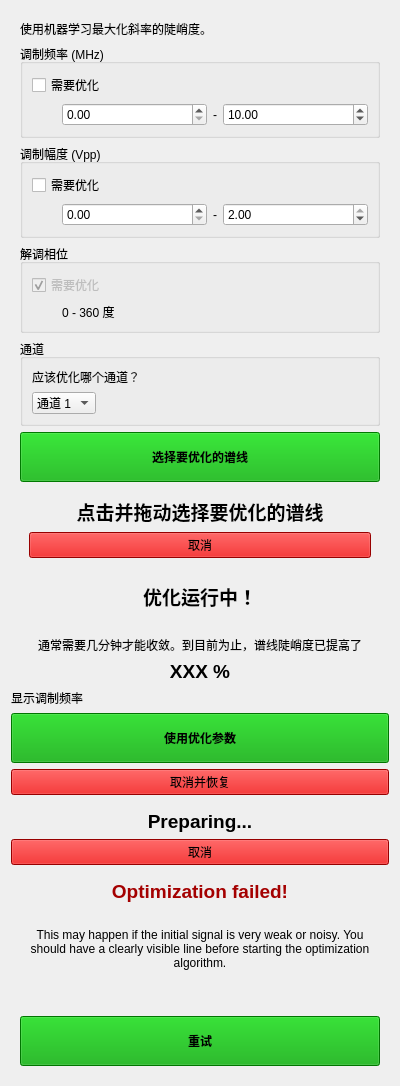
<?xml version="1.0" encoding="UTF-8"?>
<ui version="4.0">
 <class>Form</class>
 <widget class="QWidget" name="Form">
  <property name="geometry">
   <rect>
    <x>0</x>
    <y>0</y>
    <width>400</width>
    <height>1086</height>
   </rect>
  </property>
  <property name="windowTitle">
   <string>Form</string>
  </property>
  <layout class="QVBoxLayout" name="verticalLayout_2">
   <item>
    <widget class="QWidget" name="optimization_not_running_container" native="true">
     <layout class="QVBoxLayout" name="verticalLayout">
      <item>
       <widget class="QWidget" name="optimization_not_selecting" native="true">
        <layout class="QVBoxLayout" name="verticalLayout_22">
         <property name="leftMargin">
          <number>0</number>
         </property>
         <property name="topMargin">
          <number>0</number>
         </property>
         <property name="rightMargin">
          <number>0</number>
         </property>
         <property name="bottomMargin">
          <number>0</number>
         </property>
         <item>
          <widget class="QLabel" name="label_19">
           <property name="text">
            <string>使用机器学习最大化斜率的陡峭度。</string>
           </property>
           <property name="wordWrap">
            <bool>true</bool>
           </property>
          </widget>
         </item>
         <item>
          <widget class="QGroupBox" name="groupBox_14">
           <property name="title">
            <string>调制频率 (MHz)</string>
           </property>
           <layout class="QVBoxLayout" name="verticalLayout_29">
            <item>
             <widget class="QCheckBox" name="optimization_mod_freq">
              <property name="text">
               <string>需要优化</string>
              </property>
             </widget>
            </item>
            <item>
             <layout class="QHBoxLayout" name="horizontalLayout_28">
              <property name="leftMargin">
               <number>30</number>
              </property>
              <item>
               <widget class="CustomDoubleSpinBoxNoSign" name="optimization_mod_freq_min"/>
              </item>
              <item>
               <widget class="QLabel" name="label_24">
                <property name="sizePolicy">
                 <sizepolicy hsizetype="Fixed" vsizetype="Preferred">
                  <horstretch>0</horstretch>
                  <verstretch>0</verstretch>
                 </sizepolicy>
                </property>
                <property name="text">
                 <string>-</string>
                </property>
               </widget>
              </item>
              <item>
               <widget class="CustomDoubleSpinBoxNoSign" name="optimization_mod_freq_max">
                <property name="sizePolicy">
                 <sizepolicy hsizetype="Minimum" vsizetype="Fixed">
                  <horstretch>0</horstretch>
                  <verstretch>0</verstretch>
                 </sizepolicy>
                </property>
                <property name="value">
                 <double>10.000000000000000</double>
                </property>
               </widget>
              </item>
             </layout>
            </item>
           </layout>
          </widget>
         </item>
         <item>
          <widget class="QGroupBox" name="groupBox_15">
           <property name="title">
            <string>调制幅度 (Vpp)</string>
           </property>
           <layout class="QVBoxLayout" name="verticalLayout_30">
            <item>
             <widget class="QCheckBox" name="optimization_mod_amp">
              <property name="text">
               <string>需要优化</string>
              </property>
             </widget>
            </item>
            <item>
             <layout class="QHBoxLayout" name="horizontalLayout_29">
              <property name="leftMargin">
               <number>30</number>
              </property>
              <item>
               <widget class="CustomDoubleSpinBoxNoSign" name="optimization_mod_amp_min">
                <property name="maximum">
                 <double>2.000000000000000</double>
                </property>
               </widget>
              </item>
              <item>
               <widget class="QLabel" name="label_18">
                <property name="sizePolicy">
                 <sizepolicy hsizetype="Fixed" vsizetype="Preferred">
                  <horstretch>0</horstretch>
                  <verstretch>0</verstretch>
                 </sizepolicy>
                </property>
                <property name="text">
                 <string>-</string>
                </property>
               </widget>
              </item>
              <item>
               <widget class="CustomDoubleSpinBoxNoSign" name="optimization_mod_amp_max">
                <property name="maximum">
                 <double>2.000000000000000</double>
                </property>
                <property name="value">
                 <double>2.000000000000000</double>
                </property>
               </widget>
              </item>
             </layout>
            </item>
           </layout>
          </widget>
         </item>
         <item>
          <widget class="QGroupBox" name="groupBox_17">
           <property name="title">
            <string>解调相位</string>
           </property>
           <layout class="QVBoxLayout" name="verticalLayout_27">
            <item>
             <widget class="QCheckBox" name="checkBox">
              <property name="enabled">
               <bool>false</bool>
              </property>
              <property name="text">
               <string>需要优化</string>
              </property>
              <property name="checked">
               <bool>true</bool>
              </property>
             </widget>
            </item>
            <item>
             <widget class="QLabel" name="label_25">
              <property name="text">
              <string>0 - 360 度</string>
             </property>
              <property name="indent">
               <number>30</number>
              </property>
             </widget>
            </item>
           </layout>
          </widget>
         </item>
         <item>
          <widget class="QGroupBox" name="optimization_channel_selector_box">
           <property name="title">
            <string>通道</string>
           </property>
           <layout class="QVBoxLayout" name="verticalLayout_26">
            <item>
             <widget class="QLabel" name="label_23">
              <property name="text">
              <string>应该优化哪个通道？</string>
             </property>
              <property name="wordWrap">
               <bool>true</bool>
              </property>
             </widget>
            </item>
            <item>
             <widget class="QComboBox" name="optimizationChannelComboBox">
              <property name="sizePolicy">
               <sizepolicy hsizetype="Fixed" vsizetype="Fixed">
                <horstretch>0</horstretch>
                <verstretch>0</verstretch>
               </sizepolicy>
              </property>
              <item>
               <property name="text">
                <string>通道 1</string>
               </property>
              </item>
              <item>
               <property name="text">
                <string>通道 2</string>
               </property>
              </item>
             </widget>
            </item>
           </layout>
          </widget>
         </item>
         <item>
          <widget class="QPushButton" name="startOptimizationPushButton">
           <property name="minimumSize">
            <size>
             <width>0</width>
             <height>50</height>
            </size>
           </property>
           <property name="font">
            <font>
             <weight>75</weight>
             <bold>true</bold>
            </font>
           </property>
           <property name="styleSheet">
            <string notr="true">background: #00aa00</string>
           </property>
           <property name="text">
             <string>选择要优化的谱线</string>
            </property>
          </widget>
         </item>
        </layout>
       </widget>
      </item>
      <item>
       <widget class="QWidget" name="optimization_selecting" native="true">
        <layout class="QVBoxLayout" name="verticalLayout_23">
         <item>
          <widget class="QLabel" name="label_20">
           <property name="text">
             <string>&lt;html&gt;&lt;head/&gt;&lt;body&gt;&lt;p align=&quot;center&quot;&gt;&lt;span style=&quot; font-size:14pt; font-weight:600;&quot;&gt;点击并拖动选择要优化的谱线&lt;/span&gt;&lt;/p&gt;&lt;/body&gt;&lt;/html&gt;</string>
            </property>
           <property name="scaledContents">
            <bool>false</bool>
           </property>
           <property name="alignment">
            <set>Qt::AlignCenter</set>
           </property>
           <property name="wordWrap">
            <bool>true</bool>
           </property>
          </widget>
         </item>
         <item>
          <widget class="QPushButton" name="abortOptimizationLineSelection">
           <property name="styleSheet">
            <string notr="true">background-color: #d40000;</string>
           </property>
           <property name="text">
             <string>取消</string>
            </property>
          </widget>
         </item>
        </layout>
       </widget>
      </item>
     </layout>
    </widget>
   </item>
   <item>
    <widget class="QWidget" name="optimization_running_container" native="true">
     <layout class="QVBoxLayout" name="verticalLayout_21">
      <property name="leftMargin">
       <number>0</number>
      </property>
      <property name="topMargin">
       <number>0</number>
      </property>
      <property name="rightMargin">
       <number>0</number>
      </property>
      <property name="bottomMargin">
       <number>0</number>
      </property>
      <item>
       <widget class="QLabel" name="label_14">
        <property name="text">
         <string>&lt;html&gt;&lt;head/&gt;&lt;body&gt;&lt;p&gt;&lt;span style=&quot; font-size:14pt; font-weight:600;&quot;&gt;优化运行中！&lt;/span&gt;&lt;br/&gt;&lt;/p&gt;&lt;p&gt;通常需要几分钟才能收敛。到目前为止，谱线陡峭度已提高了&lt;/p&gt;&lt;/body&gt;&lt;/html&gt;</string>
        </property>
        <property name="textFormat">
         <enum>Qt::RichText</enum>
        </property>
        <property name="alignment">
         <set>Qt::AlignCenter</set>
        </property>
        <property name="wordWrap">
         <bool>true</bool>
        </property>
       </widget>
      </item>
      <item>
       <widget class="QLabel" name="optimization_improvement">
        <property name="font">
         <font>
          <pointsize>14</pointsize>
          <weight>75</weight>
          <bold>true</bold>
         </font>
        </property>
        <property name="text">
         <string>XXX %</string>
        </property>
        <property name="alignment">
         <set>Qt::AlignCenter</set>
        </property>
       </widget>
      </item>
      <item>
       <widget class="QLabel" name="optimization_display_parameters">
        <property name="text">
         <string>显示调制频率</string>
        </property>
        <property name="textFormat">
         <enum>Qt::RichText</enum>
        </property>
        <property name="wordWrap">
         <bool>true</bool>
        </property>
       </widget>
      </item>
      <item>
       <widget class="QPushButton" name="useOptimizedParametersPushButton">
        <property name="minimumSize">
         <size>
          <width>0</width>
          <height>50</height>
         </size>
        </property>
        <property name="font">
         <font>
          <weight>75</weight>
          <bold>true</bold>
         </font>
        </property>
        <property name="styleSheet">
         <string notr="true">background-color: #00a400;</string>
        </property>
        <property name="text">
         <string>使用优化参数</string>
        </property>
       </widget>
      </item>
      <item>
       <widget class="QPushButton" name="optimization_abort">
        <property name="styleSheet">
         <string notr="true">background-color: #d40000;</string>
        </property>
        <property name="text">
         <string>取消并恢复</string>
        </property>
       </widget>
      </item>
     </layout>
    </widget>
   </item>
   <item>
    <widget class="QWidget" name="optimization_preparing" native="true">
     <layout class="QVBoxLayout" name="verticalLayout_32">
      <property name="leftMargin">
       <number>0</number>
      </property>
      <property name="rightMargin">
       <number>0</number>
      </property>
      <property name="bottomMargin">
       <number>0</number>
      </property>
      <item>
       <widget class="QLabel" name="optimization_preparing_text">
        <property name="text">
         <string>&lt;html&gt;&lt;head/&gt;&lt;body&gt;&lt;p align=&quot;center&quot;&gt;&lt;span style=&quot; font-size:14pt; font-weight:600;&quot;&gt;Preparing...&lt;/span&gt;&lt;/p&gt;&lt;/body&gt;&lt;/html&gt;</string>
        </property>
        <property name="wordWrap">
         <bool>true</bool>
        </property>
       </widget>
      </item>
      <item>
       <widget class="QPushButton" name="abortOptimizationPreparing">
        <property name="styleSheet">
         <string notr="true">background-color: #d40000;</string>
        </property>
        <property name="text">
         <string>取消</string>
        </property>
       </widget>
      </item>
     </layout>
    </widget>
   </item>
   <item>
    <widget class="QWidget" name="optimization_failed" native="true">
     <layout class="QVBoxLayout" name="verticalLayout_3">
      <item>
       <widget class="QLabel" name="label_15">
        <property name="text">
         <string>&lt;html&gt;&lt;head/&gt;&lt;body&gt;&lt;p&gt;&lt;span style=&quot; font-size:14pt; font-weight:600; color:#a40000;&quot;&gt;Optimization failed!&lt;/span&gt;&lt;br/&gt;&lt;/p&gt;&lt;p&gt;This may happen if the initial signal is very weak or noisy. You should have a clearly visible line before starting the optimization algorithm.&lt;/p&gt;&lt;/body&gt;&lt;/html&gt;</string>
        </property>
        <property name="textFormat">
         <enum>Qt::RichText</enum>
        </property>
        <property name="alignment">
         <set>Qt::AlignCenter</set>
        </property>
        <property name="wordWrap">
         <bool>true</bool>
        </property>
       </widget>
      </item>
      <item>
       <spacer name="verticalSpacer">
        <property name="orientation">
         <enum>Qt::Vertical</enum>
        </property>
        <property name="sizeType">
         <enum>QSizePolicy::Fixed</enum>
        </property>
        <property name="sizeHint" stdset="0">
         <size>
          <width>20</width>
          <height>40</height>
         </size>
        </property>
       </spacer>
      </item>
      <item>
       <widget class="QPushButton" name="optimization_reset_failed_state">
        <property name="minimumSize">
         <size>
          <width>0</width>
          <height>50</height>
         </size>
        </property>
        <property name="font">
         <font>
          <weight>75</weight>
          <bold>true</bold>
         </font>
        </property>
        <property name="styleSheet">
         <string notr="true">background-color: #00a400;</string>
        </property>
        <property name="text">
         <string>重试</string>
        </property>
       </widget>
      </item>
     </layout>
    </widget>
   </item>
   <item>
    <spacer name="verticalSpacer_4">
     <property name="orientation">
      <enum>Qt::Vertical</enum>
     </property>
     <property name="sizeHint" stdset="0">
      <size>
       <width>20</width>
       <height>0</height>
      </size>
     </property>
    </spacer>
   </item>
  </layout>
 </widget>
 <customwidgets>
  <customwidget>
   <class>CustomDoubleSpinBoxNoSign</class>
   <extends>QDoubleSpinBox</extends>
   <header location="global">spin_box.h</header>
  </customwidget>
 </customwidgets>
 <resources/>
 <connections/>
</ui>
